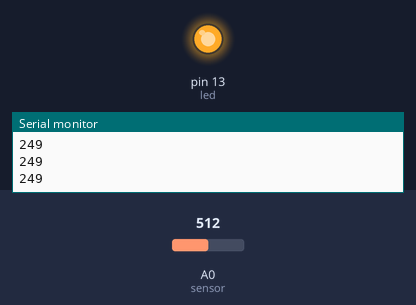
A sketch run on a simulated Arduino Uno, built with avr-gcc and run on an emulated ATmega328P. On the bench: output pins drawn as LEDs (lit = HIGH), the last lines printed to the serial monitor. The test bench sets the inputs (shaded band); at power-on: A0 (sensor) = 512.

Above: at 1.2 s.
1.3 s: A0 (sensor) set to 54
2.8 s: A0 (sensor) set to 44
At 3.3 s:
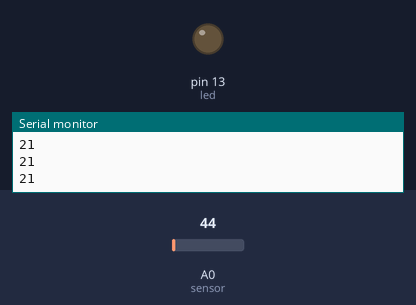
4.3 s: A0 (sensor) set to 122
At 5.5 s:
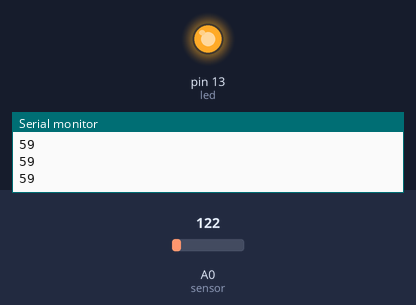
5.8 s: A0 (sensor) set to 13
At 6.7 s:
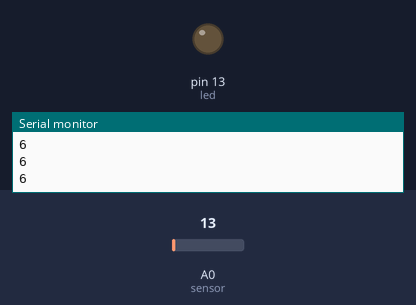
Timing chart, 0 to 8.3 s (numbered marks = the images above; inputs shaded):
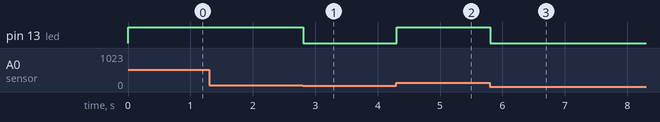

The sketch:

heat_sensor.ino
```cpp
#define sensor A0
#define led 13
int sensor_reading ;

void setup() {
  // put your setup code here, to run once:
pinMode(led,OUTPUT);
Serial.begin(9600);


}

void loop() {
  // put your main code here, to run repeatedly:
  sensor_reading = analogRead(sensor) * 0.488 ;
  Serial.println(sensor_reading);

  if (sensor_reading>23){
    digitalWrite(led,HIGH);
   }

  else
    digitalWrite(led,LOW);

}
```

Measured:
- the behaviour switches between 50 and 49 on A0 (sensor) (found by bisection; images 0 and 1)
- after the input at 2.8 s, pin 13 (led): HIGH → LOW at once
- after the input at 4.3 s, pin 13 (led): LOW → HIGH at once
- after the input at 5.8 s, pin 13 (led): HIGH → LOW at once
